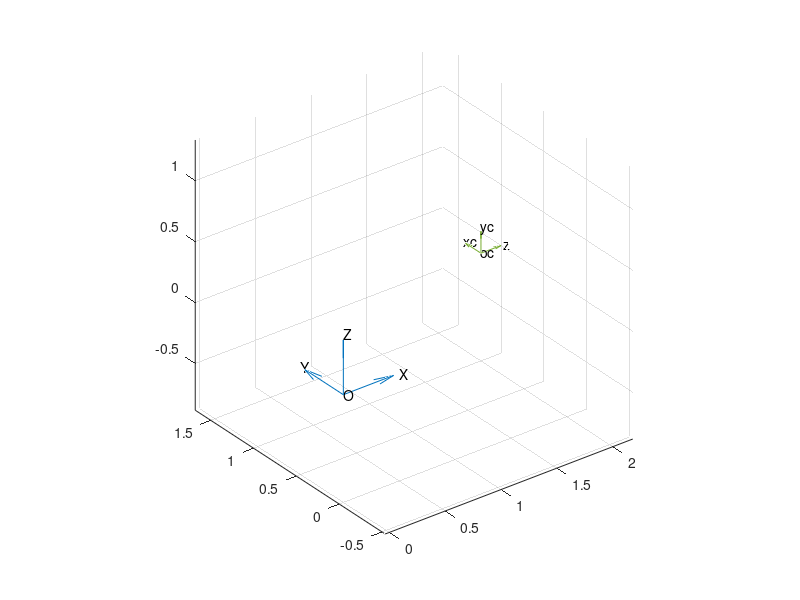

This figure's MATLAB source:
close all, clear, clc;

f = 0.1; % focal lenght
O = [0; 0; 0]; % origin
C = [2; 1; 0]; % camera origin

versor_origin = 0.5;
versor_camera = 0.2;

origin_axis = {'O';'X';'Y';'Z'};
camera_axis = {'oc','zc','xc','yc'};

grid on;
quiver3([O(1);O(1);O(1)],[O(2);O(2);O(2)],[O(3);O(3);O(3)],[versor_origin;0;0],[0;versor_origin;0],[0;0;versor_origin]) % origin frame
text([O(1),O(1)+versor_origin,O(1),O(1)], [O(2),O(2),O(2)+versor_origin,O(2)], [O(3),O(3),O(3),O(3)+versor_origin], origin_axis)

axis equal
hold on;
quiver3([C(1);C(1);C(1)],[C(2);C(2);C(2)],[C(3);C(3);C(3)],[versor_camera;0;0],[0;versor_camera;0],[0;0;versor_camera]) % camera frame
text([C(1),C(1)+versor_camera,C(1),C(1)], [C(2),C(2),C(2)+versor_camera,C(2)], [C(3),C(3),C(3),C(3)+versor_camera], camera_axis)

hold off;
